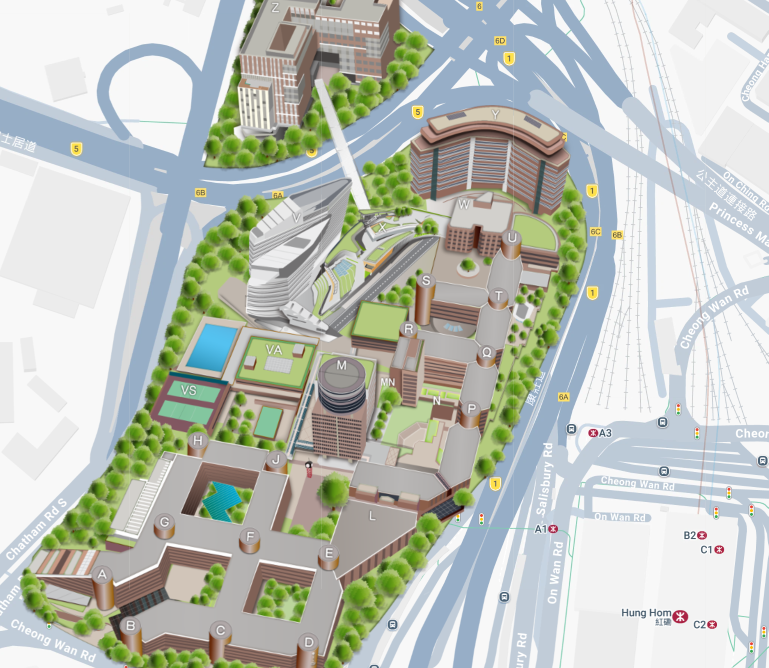
#> input picture docs/figures/campus_map_base.png, 1537 x 1336 px (shown at 1/2 size); its folder holds 3 pictures in this run
$ python _gen_annotated_map.py
#> lines starting #> are read from the running program, lines starting #| are printed output that depends on the picture
# -*- coding: utf-8 -*-
"""Annotate the 7 inside location groups on the official Campus Map aerial
view.

Base image: docs/figures/campus_map_base.png
(cropped out of a screenshot of the official 3D Campus Map, 1537x1336, without
the pins.) The base image keeps the building letters of the real map.

Only the numbered pins are drawn on the map. The place names and the usable
counts are set as a table in the report, not baked into the picture: the map
is much wider than the printed column, so a sidebar legend would be scaled
down to roughly 3pt and become unreadable, while a real table stays at body
size and can be selected and searched.

The pin coordinates were checked area by area against the building letters on
the map (A-Z, VA, VS, M, P, Q).
The counts are the usable images with status = include, not the training
counts after the per-group cap.
"""
import os

from PIL import Image, ImageDraw, ImageFont

ROOT = os.path.dirname(os.path.dirname(os.path.abspath(__file__)))
SRC = os.path.join(ROOT, 'docs', 'figures', 'campus_map_base.png')
OUT = os.path.join(ROOT, 'docs', 'figures', 'figure1_inside_locations_annotated.png')

REGULAR = None
BOLD = None
# The first pair that loads wins, so the script runs on Linux and on Windows
# without editing. Arial is a safe fallback: it is present on every Windows
# install and metrically close to DejaVu Sans.
FONT_CANDIDATES = [
    ('/usr/share/fonts/truetype/dejavu/DejaVuSans.ttf',
     '/usr/share/fonts/truetype/dejavu/DejaVuSans-Bold.ttf'),
    (r'C:\Windows\Fonts\arial.ttf', r'C:\Windows\Fonts\arialbd.ttf'),
    ('/System/Library/Fonts/Supplemental/Arial.ttf',
     '/System/Library/Fonts/Supplemental/Arial Bold.ttf'),
]


def _pick_font():
    """Load the first available TrueType font pair and remember it for the
    rest of the run."""
    global REGULAR, BOLD
    for regular, bold in FONT_CANDIDATES:
        try:
            ImageFont.truetype(regular, 12)
        except OSError:
            continue
        REGULAR, BOLD = regular, bold
        return
    raise SystemExit("no usable TrueType font was found for the pin numbers")


def f(sz, bold=False):
    """Return the chosen font at the given pixel size."""
    if REGULAR is None:
        _pick_font()
    return ImageFont.truetype(BOLD if bold else REGULAR, sz)


# (number, place, x, y, usable count) -- coordinates on the 1537x1336 base image
PINS = [
    ('01', 'Walkway, J block to VA block', 590, 860, 71),
    ('02', 'Coffered walkway, P/Q block', 940, 755, 62),
    ('03', 'University Library and central podium', 705, 880, 25),
    ('04', 'FSCH, VS block and swimming pool', 390, 690, 53),
    ('05', 'Inner lawn and clock tower, main entrance', 630, 970, 38),
    ('06', 'Building courtyard and Block A entrance', 255, 1145, 40),
    ('07', 'CMA courtyard', 575, 1245, 17),
]
TOTAL = sum(p[4] for p in PINS)

map_im = Image.open(SRC).convert('RGB')
#> map_im is the input picture: PIL image 1537x1336 RGB; mean R, G, B 188.7, 194.5, 186
W, H = map_im.size
#> W = 1537; H = 1336
canvas = map_im.copy()
d = ImageDraw.Draw(canvas, 'RGBA')

# The pins are drawn large enough to survive the reduction to column width.
# The widest printed reduction is about 1:3.4, so a 34px number still lands
# near 10px on the page.
R = 34
for num, _name, x, y, _n in PINS:
    d.ellipse([x - R + 4, y - R + 6, x + R + 4, y + R + 6], fill=(0, 0, 0, 70))
    d.ellipse([x - R, y - R, x + R, y + R], fill=(200, 30, 30, 240),
              outline=(255, 255, 255, 255), width=5)
    d.text((x, y), num, font=f(34, True), fill=(255, 255, 255, 255), anchor='mm')

# Trim the white margin the base image carries on the right, then pad all four
# sides by the same amount. An uneven margin would make the picture look
# shifted once LaTeX centres its bounding box.
grey = canvas.convert('L')
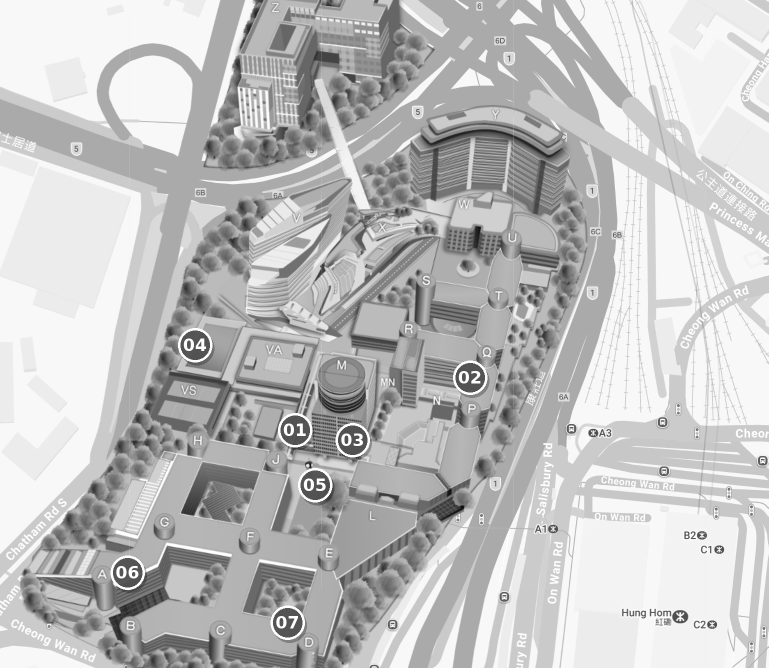
#> grey: PIL image 1537x1336 L (shown at 1/2 size); min 8, max 255, mean 191.7
px = grey.load()
cols = [x for x in range(W) if any(px[x, y] < 250 for y in range(0, H, 4))]
#> cols = 1537 values from 0 to 1536
rows = [y for y in range(H) if any(px[x, y] < 250 for x in range(0, W, 4))]
#> rows = 1336 values from 0 to 1335
box = (cols[0], rows[0], cols[-1] + 1, rows[-1] + 1)
#> box = (0, 0, 1537, 1336)
canvas = canvas.crop(box)

PAD = 16
padded = Image.new('RGB', (canvas.width + 2 * PAD, canvas.height + 2 * PAD), 'white')
#> padded: PIL image 1569x1368 RGB; every value is 255
padded.paste(canvas, (PAD, PAD))
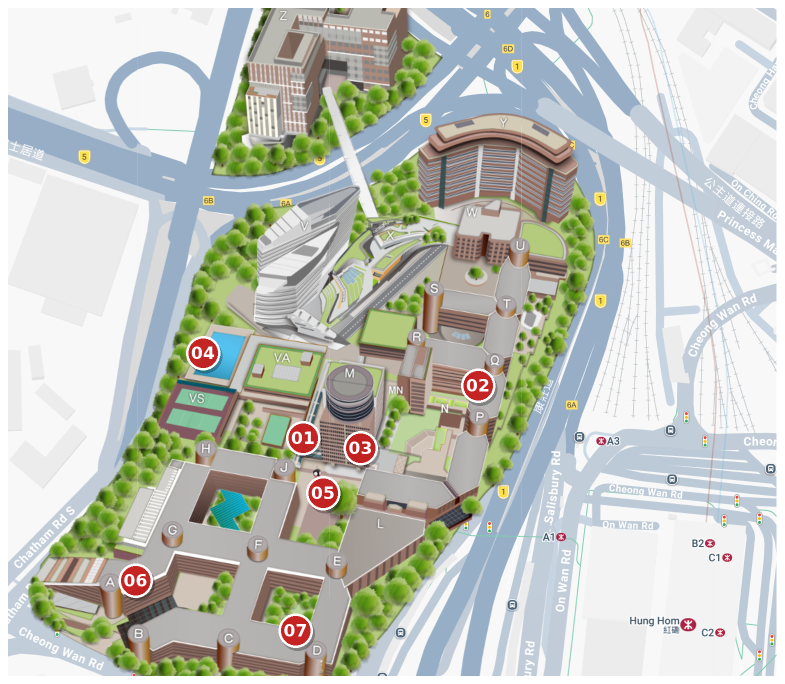
#> padded: PIL image 1569x1368 RGB (shown at 1/2 size); mean R, G, B 192.3, 196.6, 188.6

padded.save(OUT, optimize=True)
print('saved', OUT, padded.size, 'pins', len(PINS), 'usable', TOTAL)
#| saved docs/figures/figure1_inside_locations_annotated.png (1569, 1368) pins 7 usable 306
